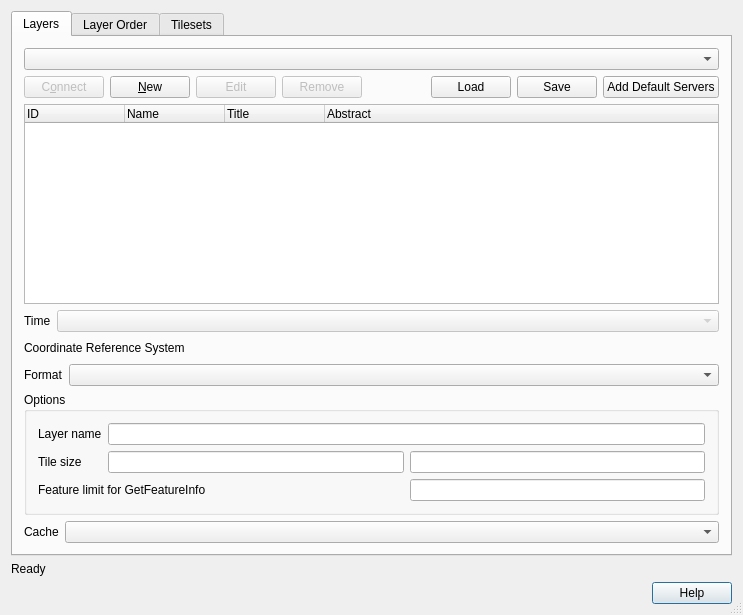
<?xml version="1.0" encoding="UTF-8"?>
<ui version="4.0">
 <class>QgsOWSSourceSelectBase</class>
 <widget class="QDialog" name="QgsOWSSourceSelectBase">
  <property name="geometry">
   <rect>
    <x>0</x>
    <y>0</y>
    <width>743</width>
    <height>615</height>
   </rect>
  </property>
  <property name="windowTitle">
   <string>Add Layer(s) from a Server</string>
  </property>
  <property name="windowIcon">
   <iconset>
    <normaloff>.</normaloff>.</iconset>
  </property>
  <property name="sizeGripEnabled">
   <bool>true</bool>
  </property>
  <property name="modal">
   <bool>true</bool>
  </property>
  <layout class="QGridLayout" name="gridLayout_2">
   <item row="2" column="0">
    <widget class="QDialogButtonBox" name="buttonBox">
     <property name="standardButtons">
      <set>QDialogButtonBox::Help</set>
     </property>
    </widget>
   </item>
   <item row="1" column="0">
    <widget class="QLabel" name="mStatusLabel">
     <property name="sizePolicy">
      <sizepolicy hsizetype="Ignored" vsizetype="Preferred">
       <horstretch>0</horstretch>
       <verstretch>0</verstretch>
      </sizepolicy>
     </property>
     <property name="text">
      <string>Ready</string>
     </property>
     <property name="wordWrap">
      <bool>false</bool>
     </property>
    </widget>
   </item>
   <item row="0" column="0">
    <widget class="QTabWidget" name="mTabWidget">
     <property name="enabled">
      <bool>true</bool>
     </property>
     <property name="currentIndex">
      <number>0</number>
     </property>
     <widget class="QWidget" name="mLayersTab">
      <attribute name="title">
       <string>Layers</string>
      </attribute>
      <layout class="QVBoxLayout" name="verticalLayout">
       <item>
        <widget class="QComboBox" name="mConnectionsComboBox"/>
       </item>
       <item>
        <layout class="QHBoxLayout" name="horizontalLayout_3">
         <item>
          <widget class="QPushButton" name="mConnectButton">
           <property name="enabled">
            <bool>false</bool>
           </property>
           <property name="toolTip">
            <string>Connect to selected service</string>
           </property>
           <property name="text">
            <string>C&amp;onnect</string>
           </property>
          </widget>
         </item>
         <item>
          <widget class="QPushButton" name="mNewButton">
           <property name="toolTip">
            <string>Create a new service connection</string>
           </property>
           <property name="text">
            <string>&amp;New</string>
           </property>
          </widget>
         </item>
         <item>
          <widget class="QPushButton" name="mEditButton">
           <property name="enabled">
            <bool>false</bool>
           </property>
           <property name="toolTip">
            <string>Edit selected service connection</string>
           </property>
           <property name="text">
            <string>Edit</string>
           </property>
          </widget>
         </item>
         <item>
          <widget class="QPushButton" name="mDeleteButton">
           <property name="enabled">
            <bool>false</bool>
           </property>
           <property name="toolTip">
            <string>Remove connection to selected service</string>
           </property>
           <property name="text">
            <string>Remove</string>
           </property>
          </widget>
         </item>
         <item>
          <spacer name="horizontalSpacer_1">
           <property name="orientation">
            <enum>Qt::Horizontal</enum>
           </property>
           <property name="sizeHint" stdset="0">
            <size>
             <width>82</width>
             <height>20</height>
            </size>
           </property>
          </spacer>
         </item>
         <item>
          <widget class="QPushButton" name="mLoadButton">
           <property name="toolTip">
            <string>Load connections from file</string>
           </property>
           <property name="text">
            <string>Load</string>
           </property>
          </widget>
         </item>
         <item>
          <widget class="QPushButton" name="mSaveButton">
           <property name="toolTip">
            <string>Save connections to file</string>
           </property>
           <property name="text">
            <string>Save</string>
           </property>
          </widget>
         </item>
         <item>
          <widget class="QPushButton" name="mAddDefaultButton">
           <property name="statusTip">
            <string>Adds a few example WMS servers</string>
           </property>
           <property name="whatsThis">
            <string comment="Adds several example WMS servers to the list"/>
           </property>
           <property name="text">
            <string>Add Default Servers</string>
           </property>
          </widget>
         </item>
        </layout>
       </item>
       <item>
        <widget class="QTreeWidget" name="mLayersTreeWidget">
         <property name="sizePolicy">
          <sizepolicy hsizetype="Expanding" vsizetype="Expanding">
           <horstretch>0</horstretch>
           <verstretch>0</verstretch>
          </sizepolicy>
         </property>
         <property name="selectionMode">
          <enum>QAbstractItemView::MultiSelection</enum>
         </property>
         <property name="allColumnsShowFocus">
          <bool>true</bool>
         </property>
         <column>
          <property name="text">
           <string>ID</string>
          </property>
         </column>
         <column>
          <property name="text">
           <string>Name</string>
          </property>
         </column>
         <column>
          <property name="text">
           <string>Title</string>
          </property>
         </column>
         <column>
          <property name="text">
           <string>Abstract</string>
          </property>
         </column>
        </widget>
       </item>
       <item>
        <widget class="QWidget" name="mTimeWidget" native="true">
         <layout class="QHBoxLayout" name="horizontalLayout">
          <property name="leftMargin">
           <number>0</number>
          </property>
          <property name="topMargin">
           <number>0</number>
          </property>
          <property name="rightMargin">
           <number>0</number>
          </property>
          <property name="bottomMargin">
           <number>0</number>
          </property>
          <item>
           <widget class="QLabel" name="mTimeLabel">
            <property name="text">
             <string>Time</string>
            </property>
           </widget>
          </item>
          <item>
           <widget class="QComboBox" name="mTimeComboBox">
            <property name="enabled">
             <bool>false</bool>
            </property>
            <property name="sizePolicy">
             <sizepolicy hsizetype="Expanding" vsizetype="Fixed">
              <horstretch>0</horstretch>
              <verstretch>0</verstretch>
             </sizepolicy>
            </property>
           </widget>
          </item>
         </layout>
        </widget>
       </item>
       <item>
        <layout class="QHBoxLayout" name="horizontalLayout_2">
         <item>
          <widget class="QLabel" name="labelCoordRefSys">
           <property name="text">
            <string>Coordinate Reference System</string>
           </property>
          </widget>
         </item>
         <item>
          <spacer name="horizontalSpacer_2">
           <property name="orientation">
            <enum>Qt::Horizontal</enum>
           </property>
           <property name="sizeType">
            <enum>QSizePolicy::Expanding</enum>
           </property>
           <property name="sizeHint" stdset="0">
            <size>
             <width>40</width>
             <height>20</height>
            </size>
           </property>
          </spacer>
         </item>
         <item>
          <widget class="QgsProjectionSelectionWidget" name="mCrsSelector" native="true">
           <property name="focusPolicy">
            <enum>Qt::StrongFocus</enum>
           </property>
          </widget>
         </item>
        </layout>
       </item>
       <item>
        <widget class="QWidget" name="mFormatWidget" native="true">
         <layout class="QHBoxLayout" name="horizontalLayout_6">
          <property name="leftMargin">
           <number>0</number>
          </property>
          <property name="topMargin">
           <number>0</number>
          </property>
          <property name="rightMargin">
           <number>0</number>
          </property>
          <property name="bottomMargin">
           <number>0</number>
          </property>
          <item>
           <widget class="QLabel" name="mFormatLabel">
            <property name="text">
             <string>Format</string>
            </property>
           </widget>
          </item>
          <item>
           <widget class="QComboBox" name="mFormatComboBox">
            <property name="sizePolicy">
             <sizepolicy hsizetype="Expanding" vsizetype="Fixed">
              <horstretch>0</horstretch>
              <verstretch>0</verstretch>
             </sizepolicy>
            </property>
           </widget>
          </item>
         </layout>
        </widget>
       </item>
       <item>
        <widget class="QGroupBox" name="mWMSGroupBox">
         <property name="title">
          <string>Options</string>
         </property>
         <layout class="QGridLayout">
          <item row="0" column="0">
           <widget class="QLabel" name="mLayerNameLabel">
            <property name="text">
             <string>Layer name</string>
            </property>
            <property name="buddy">
             <cstring>mLayerNameLineEdit</cstring>
            </property>
           </widget>
          </item>
          <item row="0" column="1" colspan="2">
           <widget class="QLineEdit" name="mLayerNameLineEdit"/>
          </item>
          <item row="1" column="1">
           <widget class="QLineEdit" name="mTileWidthLineEdit"/>
          </item>
          <item row="1" column="0">
           <widget class="QLabel" name="mTileSizeLabel">
            <property name="text">
             <string>Tile size</string>
            </property>
            <property name="buddy">
             <cstring>mTileWidthLineEdit</cstring>
            </property>
           </widget>
          </item>
          <item row="1" column="2">
           <widget class="QLineEdit" name="mTileHeightLineEdit"/>
          </item>
          <item row="2" column="0" colspan="2">
           <widget class="QLabel" name="mFeatureCountLabel">
            <property name="text">
             <string>Feature limit for GetFeatureInfo</string>
            </property>
            <property name="buddy">
             <cstring>mFeatureCountLineEdit</cstring>
            </property>
           </widget>
          </item>
          <item row="2" column="2">
           <widget class="QLineEdit" name="mFeatureCountLineEdit"/>
          </item>
         </layout>
        </widget>
       </item>
       <item>
        <widget class="QWidget" name="mCacheWidget" native="true">
         <layout class="QHBoxLayout" name="horizontalLayout_7">
          <property name="leftMargin">
           <number>0</number>
          </property>
          <property name="topMargin">
           <number>0</number>
          </property>
          <property name="rightMargin">
           <number>0</number>
          </property>
          <property name="bottomMargin">
           <number>0</number>
          </property>
          <item>
           <widget class="QLabel" name="mCacheLabel">
            <property name="text">
             <string>Cache</string>
            </property>
           </widget>
          </item>
          <item>
           <widget class="QComboBox" name="mCacheComboBox">
            <property name="sizePolicy">
             <sizepolicy hsizetype="Expanding" vsizetype="Fixed">
              <horstretch>0</horstretch>
              <verstretch>0</verstretch>
             </sizepolicy>
            </property>
            <property name="toolTip">
             <string>Cache preference

Always cache: load from cache, even if it expired

Prefer cache: load from cache if available, otherwise load from network. Note that this can return possibly stale (but not expired) items from cache

Prefer network: default value; load from the network if the cached entry is older than the network entry

Always network: always load from network and do not check if the cache has a valid entry (similar to the &quot;Reload&quot; feature in browsers)
</string>
            </property>
           </widget>
          </item>
         </layout>
        </widget>
       </item>
      </layout>
     </widget>
     <widget class="QWidget" name="mLayerOrderTab">
      <attribute name="title">
       <string>Layer Order</string>
      </attribute>
      <layout class="QGridLayout">
       <item row="0" column="0">
        <widget class="QPushButton" name="mLayerUpButton">
         <property name="toolTip">
          <string>Move selected layer UP</string>
         </property>
         <property name="text">
          <string>Up</string>
         </property>
        </widget>
       </item>
       <item row="0" column="1">
        <widget class="QPushButton" name="mLayerDownButton">
         <property name="toolTip">
          <string>Move selected layer DOWN</string>
         </property>
         <property name="text">
          <string>Down</string>
         </property>
        </widget>
       </item>
       <item row="0" column="2">
        <spacer name="horizontalSpacer_2">
         <property name="orientation">
          <enum>Qt::Horizontal</enum>
         </property>
         <property name="sizeHint" stdset="0">
          <size>
           <width>391</width>
           <height>30</height>
          </size>
         </property>
        </spacer>
       </item>
       <item row="1" column="0" colspan="3">
        <widget class="QTreeWidget" name="mLayerOrderTreeWidget">
         <property name="columnCount">
          <number>2</number>
         </property>
         <column>
          <property name="text">
           <string>Layer</string>
          </property>
         </column>
         <column>
          <property name="text">
           <string>Style</string>
          </property>
         </column>
        </widget>
       </item>
      </layout>
     </widget>
     <widget class="QWidget" name="mTilesetsTab">
      <attribute name="title">
       <string>Tilesets</string>
      </attribute>
      <layout class="QGridLayout" name="gridLayout_3">
       <item row="0" column="0">
        <widget class="QTableWidget" name="mTilesetsTableWidget">
         <property name="alternatingRowColors">
          <bool>true</bool>
         </property>
         <property name="selectionMode">
          <enum>QAbstractItemView::SingleSelection</enum>
         </property>
         <property name="selectionBehavior">
          <enum>QAbstractItemView::SelectRows</enum>
         </property>
         <property name="cornerButtonEnabled">
          <bool>false</bool>
         </property>
         <attribute name="verticalHeaderVisible">
          <bool>false</bool>
         </attribute>
         <column>
          <property name="text">
           <string>Layers</string>
          </property>
         </column>
         <column>
          <property name="text">
           <string>Styles</string>
          </property>
         </column>
         <column>
          <property name="text">
           <string>Size</string>
          </property>
         </column>
         <column>
          <property name="text">
           <string>Format</string>
          </property>
         </column>
         <column>
          <property name="text">
           <string>CRS</string>
          </property>
         </column>
        </widget>
       </item>
      </layout>
     </widget>
    </widget>
   </item>
  </layout>
 </widget>
 <layoutdefault spacing="6" margin="11"/>
 <customwidgets>
  <customwidget>
   <class>QgsProjectionSelectionWidget</class>
   <extends>QWidget</extends>
   <header>qgsprojectionselectionwidget.h</header>
   <container>1</container>
  </customwidget>
 </customwidgets>
 <tabstops>
  <tabstop>mTabWidget</tabstop>
  <tabstop>mConnectionsComboBox</tabstop>
  <tabstop>mConnectButton</tabstop>
  <tabstop>mNewButton</tabstop>
  <tabstop>mEditButton</tabstop>
  <tabstop>mDeleteButton</tabstop>
  <tabstop>mLoadButton</tabstop>
  <tabstop>mSaveButton</tabstop>
  <tabstop>mAddDefaultButton</tabstop>
  <tabstop>mLayersTreeWidget</tabstop>
  <tabstop>mTimeComboBox</tabstop>
  <tabstop>mCrsSelector</tabstop>
  <tabstop>mFormatComboBox</tabstop>
  <tabstop>mLayerNameLineEdit</tabstop>
  <tabstop>mTileWidthLineEdit</tabstop>
  <tabstop>mTileHeightLineEdit</tabstop>
  <tabstop>mFeatureCountLineEdit</tabstop>
  <tabstop>mCacheComboBox</tabstop>
  <tabstop>mLayerUpButton</tabstop>
  <tabstop>mLayerDownButton</tabstop>
  <tabstop>mLayerOrderTreeWidget</tabstop>
  <tabstop>mTilesetsTableWidget</tabstop>
  <tabstop>buttonBox</tabstop>
 </tabstops>
 <resources/>
 <connections>
  <connection>
   <sender>buttonBox</sender>
   <signal>rejected()</signal>
   <receiver>QgsOWSSourceSelectBase</receiver>
   <slot>reject()</slot>
   <hints>
    <hint type="sourcelabel">
     <x>518</x>
     <y>510</y>
    </hint>
    <hint type="destinationlabel">
     <x>551</x>
     <y>370</y>
    </hint>
   </hints>
  </connection>
 </connections>
</ui>
